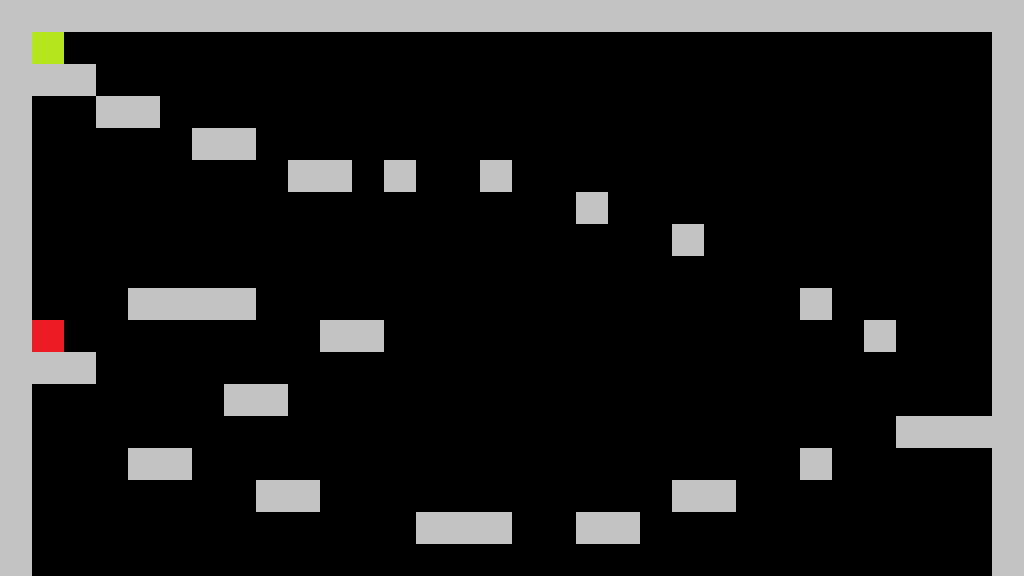

Below is a game level as drawn by its tile map, then a one-line description and the .tmx file that defines it, in full:
An orthogonal 32x18 tile map with 32x32 px tiles, 1 tile layer (Tile Layer 1).

<map version="1.2" tiledversion="1.3.3" orientation="orthogonal" renderorder="right-down" width="32" height="18" tilewidth="32" tileheight="32" infinite="0" nextlayerid="2" nextobjectid="1">
 <editorsettings>
  <export format="csv" />
 </editorsettings>
 <tileset firstgid="1" source="devWorld.tsx" />
 <layer id="1" name="Tile Layer 1" width="32" height="18">
  <data encoding="csv">
5,5,5,5,5,5,5,5,5,5,5,5,5,5,5,5,5,5,5,5,5,5,5,5,5,5,5,5,5,5,5,5,
5,4,1,1,1,1,1,1,1,1,1,1,1,1,1,1,1,1,1,1,1,1,1,1,1,1,1,1,1,1,1,5,
5,5,5,1,1,1,1,1,1,1,1,1,1,1,1,1,1,1,1,1,1,1,1,1,1,1,1,1,1,1,1,5,
5,1,1,5,5,1,1,1,1,1,1,1,1,1,1,1,1,1,1,1,1,1,1,1,1,1,1,1,1,1,1,5,
5,1,1,1,1,1,5,5,1,1,1,1,1,1,1,1,1,1,1,1,1,1,1,1,1,1,1,1,1,1,1,5,
5,1,1,1,1,1,1,1,1,5,5,1,5,1,1,5,1,1,1,1,1,1,1,1,1,1,1,1,1,1,1,5,
5,1,1,1,1,1,1,1,1,1,1,1,1,1,1,1,1,1,5,1,1,1,1,1,1,1,1,1,1,1,1,5,
5,1,1,1,1,1,1,1,1,1,1,1,1,1,1,1,1,1,1,1,1,5,1,1,1,1,1,1,1,1,1,5,
5,1,1,1,1,1,1,1,1,1,1,1,1,1,1,1,1,1,1,1,1,1,1,1,1,1,1,1,1,1,1,5,
5,1,1,1,5,5,5,5,1,1,1,1,1,1,1,1,1,1,1,1,1,1,1,1,1,5,1,1,1,1,1,5,
5,3,1,1,1,1,1,1,1,1,5,5,1,1,1,1,1,1,1,1,1,1,1,1,1,1,1,5,1,1,1,5,
5,5,5,1,1,1,1,1,1,1,1,1,1,1,1,1,1,1,1,1,1,1,1,1,1,1,1,1,1,1,1,5,
5,1,1,1,1,1,1,5,5,1,1,1,1,1,1,1,1,1,1,1,1,1,1,1,1,1,1,1,1,1,1,5,
5,1,1,1,1,1,1,1,1,1,1,1,1,1,1,1,1,1,1,1,1,1,1,1,1,1,1,1,5,5,5,5,
5,1,1,1,5,5,1,1,1,1,1,1,1,1,1,1,1,1,1,1,1,1,1,1,1,5,1,1,1,1,1,5,
5,1,1,1,1,1,1,1,5,5,1,1,1,1,1,1,1,1,1,1,1,5,5,1,1,1,1,1,1,1,1,5,
5,1,1,1,1,1,1,1,1,1,1,1,1,5,5,5,1,1,5,5,1,1,1,1,1,1,1,1,1,1,1,5,
5,1,1,1,1,1,1,1,1,1,1,1,1,1,1,1,1,1,1,1,1,1,1,1,1,1,1,1,1,1,1,5
</data>
 </layer>
</map>
